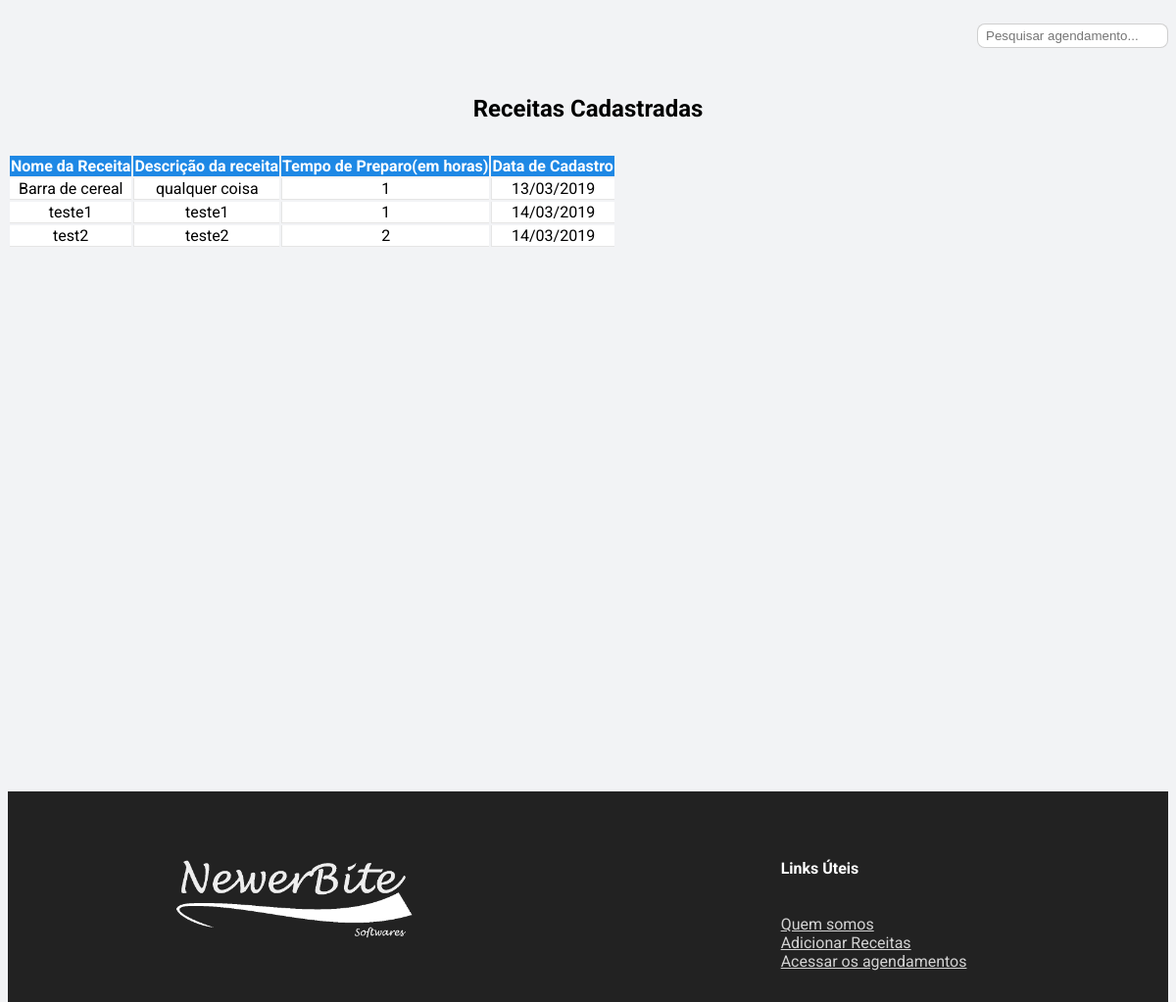
Screenshot of /visualizarReceitas.php (signed in) with the database file from the repository.
### tables this page shows
CREATE TABLE `menu` (
  `id_menu` int(10) NOT NULL,
  `nome_receita` varchar(100) NOT NULL,
  `des_receita` text NOT NULL,
  `tempo_preparo` int(11) NOT NULL,
  `data_cadastro` datetime NOT NULL
);

### visualizarReceitas.php (the view, shortened to what this page needs)
<!DOCTYPE html PUBLIC "-//W3C//DTD XHTML 1.0 Transitional//EN"
"http://www.w3.org/TR/xhtml1/DTD/xhtml1-transitional.dtd">
<html xmlns="http://www.w3.org/1999/xhtml">
<head>
    <link rel="stylesheet" type="text/css" href="css/agendamento.css">
    <link rel="stylesheet" href="https://maxcdn.bootstrapcdn.com/font-awesome/4.7.0/css/font-awesome.min.css" >
    <link rel="stylesheet" href="https://use.fontawesome.com/releases/v5.5.0/css/all.css" />
</head>
<body>
    <section>
        <div class="container" style="max-width:1359px;">
            <div class="search__person__container">
                <form class="search__person">
                    <input id="myInput" type="text" placeholder="Pesquisar agendamento...">
                </form>
            </div>
            <h4 class="container__title">Receitas Cadastradas</h4>
            <div class="table-responsive" id="tableAgenda">
                <table class="table">
                    <thead class="tableHead">
                        <tr>
                            <th>Nome da Receita</th>
                            <th>Descrição da receita</th>
                            <th>Tempo de Preparo(em horas)</th>
                            <th>Data de Cadastro</th>
                        </tr>
                    </thead>
                    <tbody name="table" class="tableBody">
                        <?php
                        include "conexao.php";
                            $sql = mysqli_query($conexao, "SELECT id_menu, nome_receita, des_receita,
                            tempo_preparo, DATE_FORMAT(data_cadastro, '%d/%m/%Y') as data_cadastro FROM menu");
                            while ($exibe = mysqli_fetch_assoc($sql)) {
                                echo "<tr>
                                    <td>".$exibe['nome_receita']."</td>
                                    <td>".$exibe['des_receita']."</td>
                                    <td>".$exibe['tempo_preparo']."</td>
                                    <td>".$exibe['data_cadastro']."</td>";
                                echo "</tr>";
                            }
                         ?>
                    </tbody>
                </table>
            </div>
        </div>
    </section>
    <section id="footer"></section>
</body>
</html>

### css/agendamento.css (style rules this page uses)
body { font-family: 'Roboto'; height: 100vh; background-color: #f2f3f5 !important; }
* { box-sizing: border-box; }
.container { height: 100vh; }
.table-responsive { margin: 32px 0 64px !important; }
.tableHead th { text-align: center; position: sticky; top: 0; background-color: #1e88e5; color: #fff; width: auto; cursor: default; }
.tableBody td + td { border-left: solid 1px rgba(0,0,0,.1) !important; }
.table td { border-bottom: solid 1px rgba(0,0,0,.1) !important; background-color: #fff; cursor: default; }
.container__title { text-align: center; font-size: 1.5em; }
.table { text-align: center; }
.table-responsive { overflow: visible ; height: 70%; margin: 32px; margin-bottom: 64px; }
.search__person__container { display: flex; justify-content: flex-end; }
.search__person { padding: 16px 0px; }
.search__person input { border: solid 1px rgba(0, 0, 0, 0.19); border-radius: 8px; padding: 4px 8px; cursor: pointer; }

### rows the page displays
menu: nome_receita "Barra de cereal", des_receita "qualquer coisa", tempo_preparo "1", data_cadastro "13/03/2019"
menu: nome_receita "teste1", des_receita "teste1", tempo_preparo "1", data_cadastro "14/03/2019"
menu: nome_receita "test2", des_receita "teste2", tempo_preparo "2", data_cadastro "14/03/2019"
